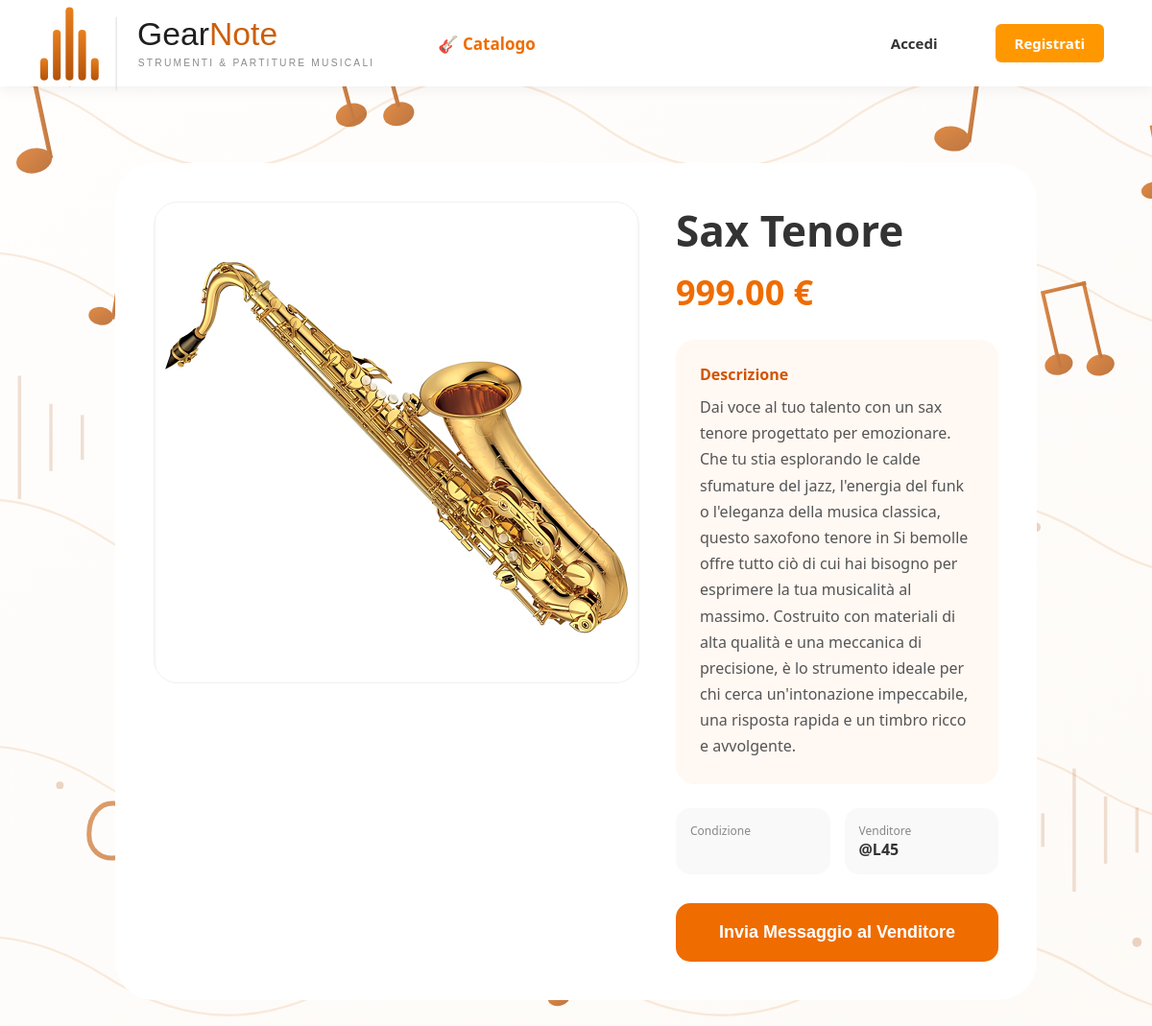
/catalogo/prodotto/1/, run on the app's committed database.
### catalog/models.py (models this page shows, shortened)
class Prodotto(models.Model):
    venditore = models.ForeignKey(User, on_delete=models.CASCADE, related_name='prodotti_in_vendita')
    categoria = models.ForeignKey(Categoria, on_delete=models.SET_NULL, null=True, related_name='prodotti')
    condizione = models.ForeignKey(Condizione, on_delete=models.PROTECT, related_name='prodotti')
    titolo = models.CharField(max_length=200)
    descrizione = models.TextField()
    prezzo = models.DecimalField(max_digits=10, decimal_places=2)
    disponibile = models.BooleanField(default=True, help_text="Togli la spunta se l'oggetto è stato venduto")
    data_inserimento = models.DateTimeField(auto_now_add=True)
    data_modifica = models.DateTimeField(auto_now=True)
    class Meta:
        ordering = ['-data_inserimento']

class ImmagineProdotto(models.Model):
    prodotto = models.ForeignKey(Prodotto, on_delete=models.CASCADE, related_name='immagini')
    immagine = models.ImageField(upload_to=path_foto_prodotto)
    principale = models.BooleanField(default=False, help_text="Usa come foto copertina")
    class Meta:
        verbose_name_plural = "Immagini Prodotti"

### catalog/views.py (the view)
# urls.py: path('prodotto/<int:id>/', views.dettaglio_prodotto, name='dettaglio'),
def dettaglio_prodotto(request, id):
    prodotto = get_object_or_404(Prodotto, id=id)
    return render(request, 'catalog/prodotto.html', {'prodotto': prodotto})

### catalog/templates/catalog/prodotto.html (shortened to what this page needs)
{% extends 'base.html' %}
{% load static %}
{% block content %}
<div class="layout-catalogo" style="padding: 20px;">
    <div class="bolla-vetrina" style="display: flex; gap: 40px; padding: 40px; border-radius: 40px; background: white;">
        <div style="flex: 1.2; display: flex; flex-direction: column; gap: 15px;">
            <div style="width: 100%; height: 500px; background: #fafafa; border-radius: 25px; overflow: hidden; border: 1px solid #f0f0f0; display: flex; align-items: center; justify-content: center;">
                {% if prodotto.immagini.all %}
                    <img id="immagine-grande" src="{{ prodotto.immagini.first.immagine.url }}" style="width: 100%; height: 100%; object-fit: contain; transition: opacity 0.2s ease;">
                {% else %}
                    <div style="width: 100%; height: 100%; display: flex; align-items: center; justify-content: center; color: #ccc; font-weight: bold;">Nessuna immagine</div>
                {% endif %}
            </div>
        </div>
        <div style="flex: 0.8; display: flex; flex-direction: column;">
            <h1 style="font-size: 44px; color: #333; margin: 0 0 10px 0; font-weight: 900;">{{ prodotto.titolo }}</h1>
            <div style="font-size: 36px; font-weight: 900; color: #ef6c00; margin-bottom: 25px;">{{ prodotto.prezzo }} €</div>
            <div style="background: #fff8f3; padding: 25px; border-radius: 20px; margin-bottom: 25px;">
                <h4 style="margin: 0 0 10px 0; color: #d35400;">Descrizione</h4>
                <p style="color: #555; line-height: 1.7; font-size: 16px; margin: 0;">{{ prodotto.descrizione }}</p>
            </div>
            <div style="display: grid; grid-template-columns: 1fr 1fr; gap: 15px; margin-bottom: 30px;">
                <div style="background: #f9f9f9; padding: 15px; border-radius: 15px;">
                    <span style="display: block; font-size: 12px; color: #888;">Condizione</span>
                </div>
                <div style="background: #f9f9f9; padding: 15px; border-radius: 15px;">
                    <span style="display: block; font-size: 12px; color: #888;">Venditore</span>
                    <strong style="color: #333;">@{{ prodotto.venditore.username }}</strong>
                </div>
            </div>
            <button style="padding: 20px; background: #ef6c00; color: white; border: none; border-radius: 15px; font-weight: 800; font-size: 18px; cursor: pointer; transition: 0.2s;"
                    onmouseover="this.style.backgroundColor='#e65c00'" onmouseout="this.style.backgroundColor='#ef6c00'">
                Invia Messaggio al Venditore
            </button>
        </div>
    </div>
</div>
{% endblock %}

### static/css/style.css (style rules this page uses)
:root { --colore-sfondo: #f4f6f9; --colore-bianco: #ffffff; --testo-base: #333333; --testo-titoli: #1a1a1a; --testo-secondario: #555555; --testo-chiaro: #666666; --arancione-base: #ff9800; --arancione-scuro: #e67e22; --ombra-arancione: rgba(255, 152, 0, 0.4); --rosso-logout: #e74c3c; --rosso-logout-hover: #c0392b; --bordo-input: #dddddd; --ombra-leggera: 0 4px 12px rgba(0, 0, 0, 0.05); --ombra-scheda: 0 8px 24px rgba(0, 0, 0, 0.08); }
body { margin: 0; padding: 0; font-family: 'Segoe UI', Roboto, Helvetica, Arial, sans-serif; color: var(--testo-base); background-image: url('../img/background.svg'); background-size: cover; background-position: center; background-repeat: no-repeat; background-attachment: fixed; }
html { scrollbar-width: thin; scrollbar-color: var(--arancione-scuro) #f4f1ec; }

### data on the page
Prodotto: immagini.first.immagine (picture), titolo "Sax Tenore", prezzo "999.00", descrizione "Dai voce al tuo talento con un sax tenore progettato per emozionare. Che tu stia esplorando le calde sfumature del jazz, l'energia del funk o l'eleganza della musica classica, questo saxofono tenore in Si bemolle offre tutto ciò di cui hai bisogno per esprimere la tua musicalità al massimo. Costruito con materiali di alta qualità e una meccanica di precisione, è lo strumento ideale per chi cerca un'intonazione impeccabile, una risposta rapida e un timbro ricco e avvolgente.", venditore.username "L45"
